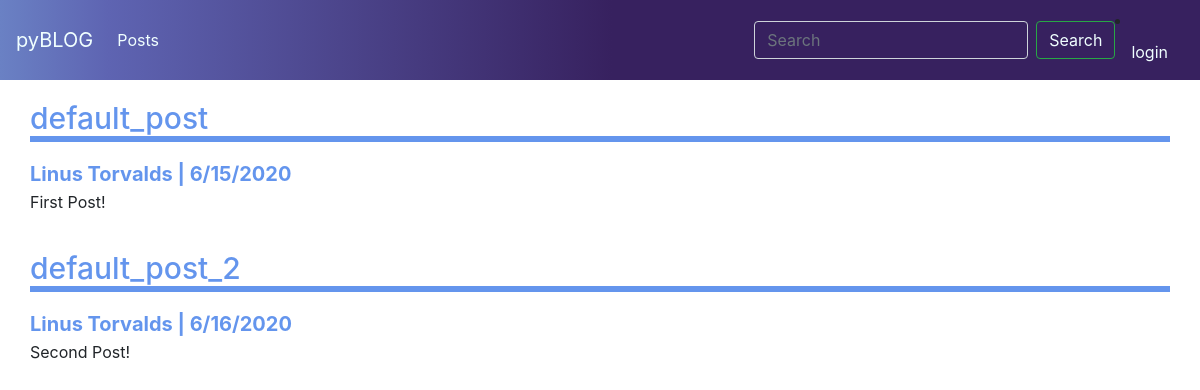
Page /posts on the earlier database version.
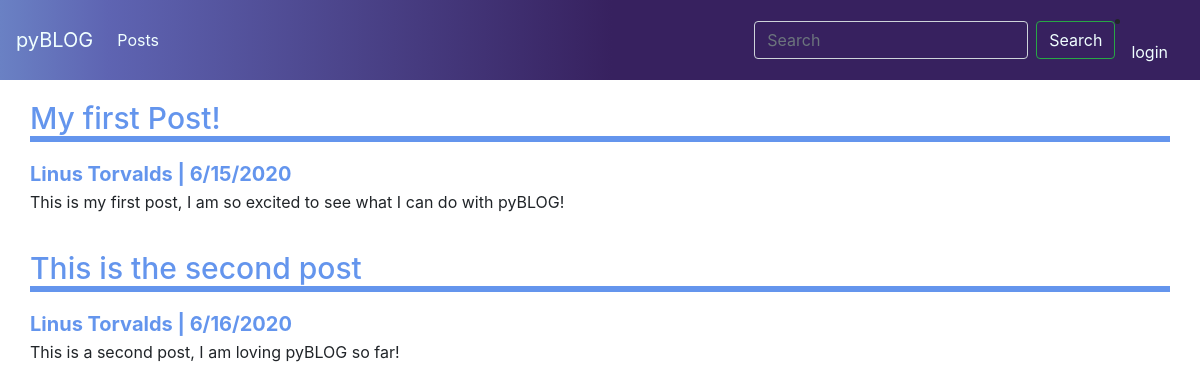
Same page on the later database version.
### tables this page shows
CREATE TABLE "Posts" (
            "post_title"  TEXT NOT NULL,
            "post_author" TEXT,
            "post_date"  TEXT,
            "post_content"  TEXT,
            PRIMARY KEY ("post_title")
            );

### app.py (the view)
@app.route('/posts')
def posts():
    posts = get_all_post_contents()
    return render_template('posts.html', posts=posts)

### db.py (called while the page is built)
def get_all_post_contents():
    db_path = 'db_folder/database.db'
    conn = sql.connect(db_path)
    c = conn.cursor()
    try:
        c.execute("SELECT post_title, post_author, post_date, post_content FROM Posts")
    except:
        return False
    try:
        return c.fetchall()
    except:
        conn.close()
        return False

### templates/posts.html
{% extends "layout.html" %}
{% block content %}
<body>
    {% for post in posts %}
    <div class="container h-100">
        <div class="row h-100 justify-content-center align-items-center">
            <div class="post">
                <h1>{{ post[0] }}</h1>
                <h2>{{ post[1] }} | {{ post[2] }}</h2>
                <p>{{ post[3] }}</p>
            </div>
        </div>
    </div>
    {% endfor %}
</body>
{% endblock %}

### templates/layout.html (shortened to what this page needs)
<!DOCTYPE html>
<html lang="en">
<head>
    {% block head %}
    <link rel="stylesheet" href="style.css">
    <link rel="stylesheet" href="https://stackpath.bootstrapcdn.com/bootstrap/4.5.0/css/bootstrap.min.css"
>
    {% endblock %}
</head>
<nav class="navbar navbar-expand-lg navbar-light" style="background: rgb(106,129,196);
background: linear-gradient(90deg, rgba(106,129,196,1) 0%, rgba(94,100,178,1) 9%, rgba(55,33,95,1) 51%);">
    <div class="collapse navbar-collapse" id="navbarToggler">
        <a class="navbar-brand" style="color: azure;" href="{{ url_for('main') }}">pyBLOG</a>
        <ul class="navbar-nav mr-auto mt-2 mt-lg-0">
            <li class="nav-item">
                <a class="nav-link" style="color: azure;" href="{{ url_for('posts') }}">Posts</a>
            </li>
        </ul>
        <form action="post" class="form-inline my-2 my-lg-0">
            <input style="background: rgba(55,33,95,1); color: azure;" class="form-control mr-sm-2" type="search" placeholder="Search" aria-label="Search">
            <button style="background: rgba(55,33,95,1); color: azure;" class="btn btn-outline-success my-2 my-sm-0" type="submit">Search</button>
        </form>
        <li class="nav-item">
            <a class="nav-link" style="color: azure;" href="{{ url_for('login') }}">login</a>
        </li>
    </div>
</nav>
{% block content %}{% endblock%}
</html>

### static/style.css (style rules this page uses)
html { font-family: 'Rokkitt', serif; }
.post { border-collapse: collapse; width: 1600px; margin: 0 auto; }
.post h1 { font-size: 30px; margin-top: 20px; border-bottom: 6px solid #6495ED; margin-bottom: 20px; color: #6495ED; }
.post h2 { font-size: 20px; margin-top: 0px; margin-bottom: 4px; padding: 0px 0; color: #6495ED; font-weight: bold; }

Differences in the rows shown:
removed Posts: post_title "default_post", post_author "Linus Torvalds", post_date "6/15/2020", post_content "First Post!"
removed Posts: post_title "default_post_2", post_author "Linus Torvalds", post_date "6/16/2020", post_content "Second Post!"
added Posts: post_title "My first Post!", post_author "Linus Torvalds", post_date "6/15/2020", post_content "This is my first post, I am so excited to see what I can do with pyBLOG!"
added Posts: post_title "This is the second post", post_author "Linus Torvalds", post_date "6/16/2020", post_content "This is a second post, I am loving pyBLOG so far!"
